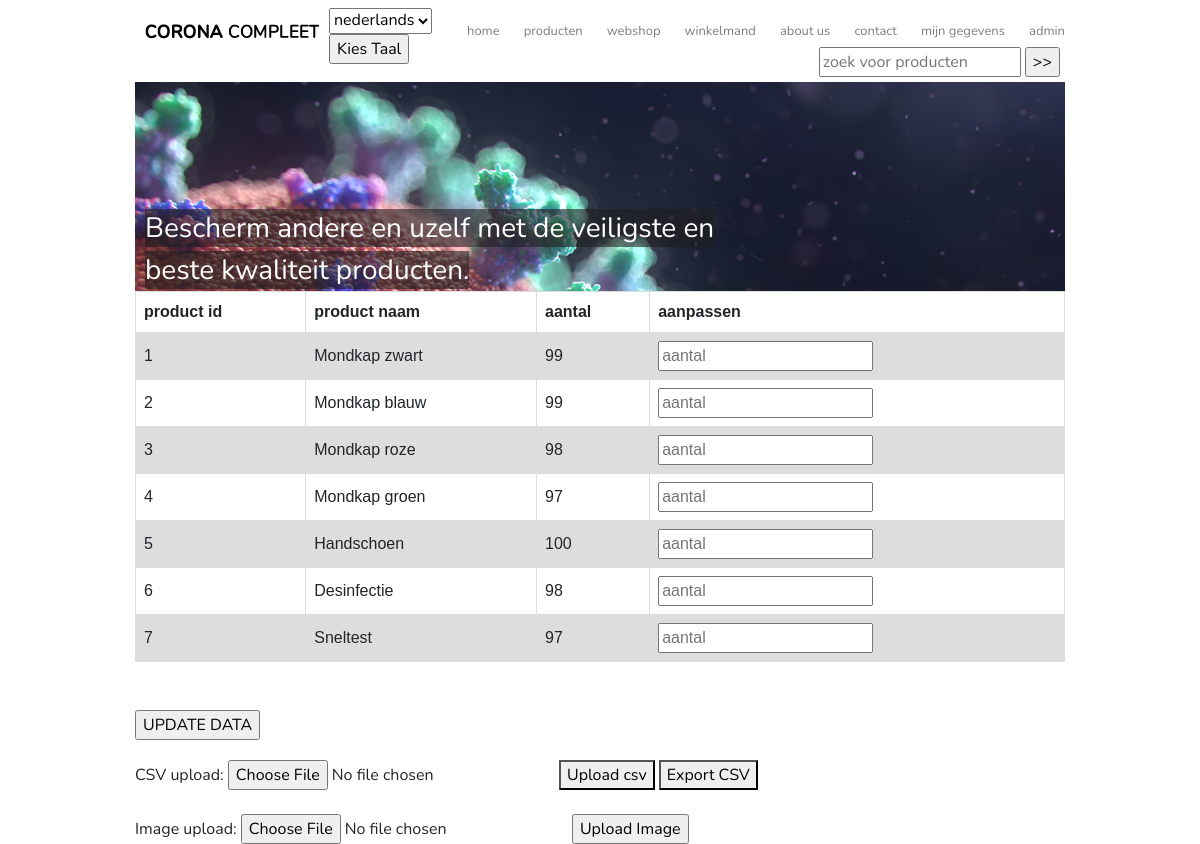
The page /pagina/voorraad.php on the database its author committed.
### tables this page shows
CREATE TABLE `producten` (
  `productnummer` INT(50) AUTO_INCREMENT,
  `naam` VARCHAR(50) NOT NULL,
  `prijs` VARCHAR(50) ,
  `image` VARCHAR(255) ,
  `voorraad` INT(50) ,
  PRIMARY KEY (`productnummer`)
);

### models/functions.php (called while the page is built, shortened)
<?php
function ExecuteQuery($conn, $query, $params = array())
{
    $stmt = $conn->prepare($query);
    $stmt->execute($params);
    return $stmt;
}
function FetchQuery($conn, $query, $params = array())
{
    return ExecuteQuery($conn, $query, $params)->fetchAll(PDO::FETCH_ASSOC);
}
?>

### pagina/voorraad.php (the view, shortened to what this page needs)
<?php
include_once ('../models/config.php');
include_once ('../models/actie_account.php');
include_once ('../models/functions.php');
require_once 'header.php';
?>
    <body>
	<form action="" method="post" id="voorraad">
<table>
<tr>
	<th>product id</th>
	<th>product naam</th>
	<th>aantal</th>
	<th>aanpassen</th>
</tr>
<?php
$result = FetchQuery($conn, "SELECT productnummer, naam, voorraad FROM producten");
foreach ($result as $row)
{
    $product = "product" . $row['productnummer'];
    echo "<tr>
		<td>" . $row['productnummer'] . "</td>
		<td>" . $row['naam'] . "</td>
		<td>" . $row['voorraad'] . "</td>
		<td><input type='text' name ='" . $product . "' placeholder = 'aantal'></td>";
}
?>
</table>
<BR>
 <br>
	<input type="submit" name="update" value="UPDATE DATA"/>
</form>
</body>
</html>
<form class = "form-horizontal" action = "" method="post" name="uploadCSV" enctype="multipart/form-data">
	<div>
    CSV upload:
		<input type = "file" name = "file" accept = ".csv">
		<button type = "submit" name="import">Upload csv </button>
		<button><a class="linkasbutton" href="exportCsv.php">Export CSV</a></button>
	</div><br>
</form>
<form action="voorraad.php" method="post" enctype="multipart/form-data">
  Image upload:
  <input type="file" name="fileToUpload" id="fileToUpload">
  <input type="submit" value="Upload Image" name="submit">
</form>

### css/style.css (style rules this page uses)
body { font-family: 'Nunito', sans-serif; overflow-y:scroll; }
a { color: #7e7e7e; text-decoration: none; }
* { box-sizing: border-box; }
table { font-family: arial, sans-serif; border-collapse: collapse; width: 100%; }
td, th { border: 1px solid #dddddd; text-align: left; padding: 8px; }
tr:nth-child(even) { background-color: #dddddd; }
.form-horizontal { padding-top: 20px; }
.linkasbutton { color: black; }
.linkasbutton:link { text-decoration: none; }

### rows shown on the page
producten: productnummer "1", naam "Mondkap zwart", voorraad "99"
producten: productnummer "2", naam "Mondkap blauw", voorraad "99"
producten: productnummer "3", naam "Mondkap roze", voorraad "98"
producten: productnummer "4", naam "Mondkap groen", voorraad "97"
producten: productnummer "5", naam "Handschoen", voorraad "100"
producten: productnummer "6", naam "Desinfectie", voorraad "98"
producten: productnummer "7", naam "Sneltest", voorraad "97"

### other values the page prints
form field taalkeuze "nederlands"
